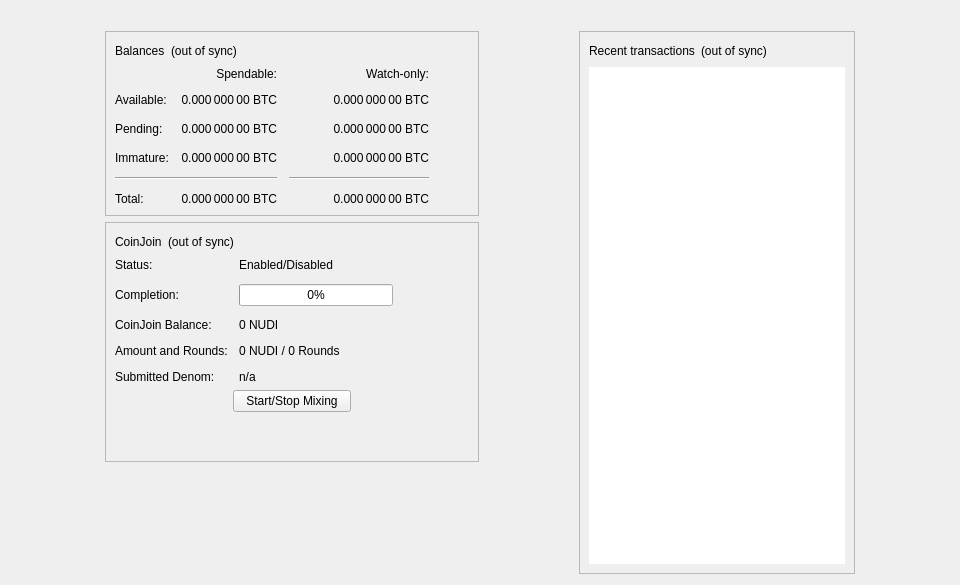
<?xml version="1.0" encoding="UTF-8"?>
<ui version="4.0">
 <class>OverviewPage</class>
 <widget class="QWidget" name="OverviewPage">
  <property name="geometry">
   <rect>
    <x>0</x>
    <y>0</y>
    <width>960</width>
    <height>585</height>
   </rect>
  </property>
  <property name="minimumSize">
   <size>
    <width>960</width>
    <height>0</height>
   </size>
  </property>
  <property name="windowTitle">
   <string>Form</string>
  </property>
  <layout class="QVBoxLayout" name="topLayout">
   <item>
    <widget class="QLabel" name="labelAlerts">
     <property name="visible">
      <bool>false</bool>
     </property>
     <property name="wordWrap">
      <bool>true</bool>
     </property>
     <property name="margin">
      <number>3</number>
     </property>
     <property name="textInteractionFlags">
      <set>Qt::TextSelectableByMouse</set>
     </property>
    </widget>
   </item>
   <item>
    <layout class="QHBoxLayout" name="horizontalLayout" stretch="1,0,1,0,1">
     <item>
      <spacer name="horizontalSpacerLeft">
       <property name="orientation">
        <enum>Qt::Horizontal</enum>
       </property>
       <property name="sizeType">
        <enum>QSizePolicy::Preferred</enum>
       </property>
       <property name="sizeHint" stdset="0">
        <size>
         <width>10</width>
         <height>20</height>
        </size>
       </property>
      </spacer>
     </item>
     <item>
      <layout class="QVBoxLayout" name="verticalLayout_2">
       <item>
        <widget class="QFrame" name="frame">
         <property name="frameShape">
          <enum>QFrame::StyledPanel</enum>
         </property>
         <property name="frameShadow">
          <enum>QFrame::Raised</enum>
         </property>
         <layout class="QVBoxLayout" name="verticalLayout_4">
          <item>
           <layout class="QHBoxLayout" name="horizontalLayout_4">
            <item>
             <widget class="QLabel" name="label_5">
              <property name="text">
               <string>Balances</string>
              </property>
             </widget>
            </item>
            <item>
             <widget class="QLabel" name="labelWalletStatus">
              <property name="toolTip">
               <string>The displayed information may be out of date. Your wallet automatically synchronizes with the Nudi network after a connection is established, but this process has not completed yet.</string>
              </property>
              <property name="text">
               <string notr="true">(out of sync)</string>
              </property>
              <property name="alignment">
               <set>Qt::AlignLeading|Qt::AlignLeft|Qt::AlignVCenter</set>
              </property>
             </widget>
            </item>
            <item>
             <spacer name="horizontalSpacer_3">
              <property name="orientation">
               <enum>Qt::Horizontal</enum>
              </property>
              <property name="sizeHint" stdset="0">
               <size>
                <width>40</width>
                <height>20</height>
               </size>
              </property>
             </spacer>
            </item>
           </layout>
          </item>
          <item>
           <layout class="QGridLayout" name="gridLayout">
            <property name="spacing">
             <number>12</number>
            </property>
            <item row="2" column="2">
             <widget class="QLabel" name="labelWatchPending">
              <property name="cursor">
               <cursorShape>IBeamCursor</cursorShape>
              </property>
              <property name="toolTip">
               <string>Unconfirmed transactions to watch-only addresses</string>
              </property>
              <property name="text">
               <string notr="true">0.000 000 00 BTC</string>
              </property>
              <property name="alignment">
               <set>Qt::AlignRight|Qt::AlignTrailing|Qt::AlignVCenter</set>
              </property>
              <property name="textInteractionFlags">
               <set>Qt::LinksAccessibleByMouse|Qt::TextSelectableByKeyboard|Qt::TextSelectableByMouse</set>
              </property>
             </widget>
            </item>
            <item row="2" column="1">
             <widget class="QLabel" name="labelUnconfirmed">
              <property name="cursor">
               <cursorShape>IBeamCursor</cursorShape>
              </property>
              <property name="toolTip">
               <string>Total of transactions that have yet to be confirmed, and do not yet count toward the spendable balance</string>
              </property>
              <property name="text">
               <string notr="true">0.000 000 00 BTC</string>
              </property>
              <property name="alignment">
               <set>Qt::AlignRight|Qt::AlignTrailing|Qt::AlignVCenter</set>
              </property>
              <property name="textInteractionFlags">
               <set>Qt::LinksAccessibleByMouse|Qt::TextSelectableByKeyboard|Qt::TextSelectableByMouse</set>
              </property>
             </widget>
            </item>
            <item row="3" column="2">
             <widget class="QLabel" name="labelWatchImmature">
              <property name="cursor">
               <cursorShape>IBeamCursor</cursorShape>
              </property>
              <property name="toolTip">
               <string>Mined balance in watch-only addresses that has not yet matured</string>
              </property>
              <property name="text">
               <string notr="true">0.000 000 00 BTC</string>
              </property>
              <property name="alignment">
               <set>Qt::AlignRight|Qt::AlignTrailing|Qt::AlignVCenter</set>
              </property>
              <property name="textInteractionFlags">
               <set>Qt::LinksAccessibleByMouse|Qt::TextSelectableByKeyboard|Qt::TextSelectableByMouse</set>
              </property>
             </widget>
            </item>
            <item row="4" column="0" colspan="2">
             <widget class="Line" name="lineSpendableBalance">
              <property name="orientation">
               <enum>Qt::Horizontal</enum>
              </property>
             </widget>
            </item>
            <item row="4" column="2">
             <widget class="Line" name="lineWatchBalance">
              <property name="sizePolicy">
               <sizepolicy hsizetype="Preferred" vsizetype="Fixed">
                <horstretch>0</horstretch>
                <verstretch>0</verstretch>
               </sizepolicy>
              </property>
              <property name="minimumSize">
               <size>
                <width>140</width>
                <height>0</height>
               </size>
              </property>
              <property name="orientation">
               <enum>Qt::Horizontal</enum>
              </property>
             </widget>
            </item>
            <item row="5" column="0">
             <widget class="QLabel" name="labelTotalText">
              <property name="text">
               <string>Total:</string>
              </property>
             </widget>
            </item>
            <item row="3" column="1">
             <widget class="QLabel" name="labelImmature">
              <property name="cursor">
               <cursorShape>IBeamCursor</cursorShape>
              </property>
              <property name="toolTip">
               <string>Mined balance that has not yet matured</string>
              </property>
              <property name="text">
               <string notr="true">0.000 000 00 BTC</string>
              </property>
              <property name="alignment">
               <set>Qt::AlignRight|Qt::AlignTrailing|Qt::AlignVCenter</set>
              </property>
              <property name="textInteractionFlags">
               <set>Qt::LinksAccessibleByMouse|Qt::TextSelectableByKeyboard|Qt::TextSelectableByMouse</set>
              </property>
             </widget>
            </item>
            <item row="2" column="3">
             <spacer name="horizontalSpacer_2">
              <property name="orientation">
               <enum>Qt::Horizontal</enum>
              </property>
              <property name="sizeHint" stdset="0">
               <size>
                <width>40</width>
                <height>20</height>
               </size>
              </property>
             </spacer>
            </item>
            <item row="3" column="0">
             <widget class="QLabel" name="labelImmatureText">
              <property name="text">
               <string>Immature:</string>
              </property>
             </widget>
            </item>
            <item row="5" column="1">
             <widget class="QLabel" name="labelTotal">
              <property name="cursor">
               <cursorShape>IBeamCursor</cursorShape>
              </property>
              <property name="toolTip">
               <string>Your current total balance</string>
              </property>
              <property name="text">
               <string notr="true">0.000 000 00 BTC</string>
              </property>
              <property name="alignment">
               <set>Qt::AlignRight|Qt::AlignTrailing|Qt::AlignVCenter</set>
              </property>
              <property name="textInteractionFlags">
               <set>Qt::LinksAccessibleByMouse|Qt::TextSelectableByKeyboard|Qt::TextSelectableByMouse</set>
              </property>
             </widget>
            </item>
            <item row="5" column="2">
             <widget class="QLabel" name="labelWatchTotal">
              <property name="cursor">
               <cursorShape>IBeamCursor</cursorShape>
              </property>
              <property name="toolTip">
               <string>Current total balance in watch-only addresses</string>
              </property>
              <property name="text">
               <string notr="true">0.000 000 00 BTC</string>
              </property>
              <property name="alignment">
               <set>Qt::AlignRight|Qt::AlignTrailing|Qt::AlignVCenter</set>
              </property>
              <property name="textInteractionFlags">
               <set>Qt::LinksAccessibleByMouse|Qt::TextSelectableByKeyboard|Qt::TextSelectableByMouse</set>
              </property>
             </widget>
            </item>
            <item row="0" column="2">
             <widget class="QLabel" name="labelWatchonly">
              <property name="text">
               <string>Watch-only:</string>
              </property>
              <property name="alignment">
               <set>Qt::AlignRight|Qt::AlignTrailing|Qt::AlignVCenter</set>
              </property>
             </widget>
            </item>
            <item row="1" column="0">
             <widget class="QLabel" name="labelBalanceText">
              <property name="text">
               <string>Available:</string>
              </property>
             </widget>
            </item>
            <item row="1" column="1">
             <widget class="QLabel" name="labelBalance">
              <property name="cursor">
               <cursorShape>IBeamCursor</cursorShape>
              </property>
              <property name="toolTip">
               <string>Your current spendable balance</string>
              </property>
              <property name="text">
               <string notr="true">0.000 000 00 BTC</string>
              </property>
              <property name="alignment">
               <set>Qt::AlignRight|Qt::AlignTrailing|Qt::AlignVCenter</set>
              </property>
              <property name="textInteractionFlags">
               <set>Qt::LinksAccessibleByMouse|Qt::TextSelectableByKeyboard|Qt::TextSelectableByMouse</set>
              </property>
             </widget>
            </item>
            <item row="1" column="2">
             <widget class="QLabel" name="labelWatchAvailable">
              <property name="cursor">
               <cursorShape>IBeamCursor</cursorShape>
              </property>
              <property name="toolTip">
               <string>Your current balance in watch-only addresses</string>
              </property>
              <property name="text">
               <string notr="true">0.000 000 00 BTC</string>
              </property>
              <property name="alignment">
               <set>Qt::AlignRight|Qt::AlignTrailing|Qt::AlignVCenter</set>
              </property>
              <property name="textInteractionFlags">
               <set>Qt::LinksAccessibleByMouse|Qt::TextSelectableByKeyboard|Qt::TextSelectableByMouse</set>
              </property>
             </widget>
            </item>
            <item row="2" column="0">
             <widget class="QLabel" name="labelPendingText">
              <property name="text">
               <string>Pending:</string>
              </property>
             </widget>
            </item>
            <item row="0" column="1">
             <widget class="QLabel" name="labelSpendable">
              <property name="text">
               <string>Spendable:</string>
              </property>
              <property name="alignment">
               <set>Qt::AlignRight|Qt::AlignTrailing|Qt::AlignVCenter</set>
              </property>
             </widget>
            </item>
           </layout>
          </item>
         </layout>
        </widget>
       </item>
       <item>
        <widget class="QFrame" name="frameCoinJoin">
         <property name="layoutDirection">
          <enum>Qt::LeftToRight</enum>
         </property>
         <property name="frameShape">
          <enum>QFrame::StyledPanel</enum>
         </property>
         <property name="frameShadow">
          <enum>QFrame::Raised</enum>
         </property>
         <layout class="QVBoxLayout" name="VerticalLayout_PS1">
          <item>
           <layout class="QHBoxLayout" name="horizontalLayout_5">
            <item>
             <widget class="QLabel" name="labelCoinJoinHeader">
              <property name="text">
               <string notr="true">CoinJoin</string>
              </property>
             </widget>
            </item>
            <item>
             <widget class="QLabel" name="labelCoinJoinSyncStatus">
              <property name="toolTip">
               <string>The displayed information may be out of date. Your wallet automatically synchronizes with the Nudi network after a connection is established, but this process has not completed yet.</string>
              </property>
              <property name="text">
               <string notr="true">(out of sync)</string>
              </property>
              <property name="alignment">
               <set>Qt::AlignLeading|Qt::AlignLeft|Qt::AlignVCenter</set>
              </property>
             </widget>
            </item>
            <item>
             <spacer name="horizontalSpacer_4">
              <property name="orientation">
               <enum>Qt::Horizontal</enum>
              </property>
              <property name="sizeHint" stdset="0">
               <size>
                <width>40</width>
                <height>20</height>
               </size>
              </property>
             </spacer>
            </item>
           </layout>
          </item>
          <item>
           <layout class="QFormLayout" name="coinJoinFormLayout">
            <property name="fieldGrowthPolicy">
             <enum>QFormLayout::AllNonFixedFieldsGrow</enum>
            </property>
            <property name="horizontalSpacing">
             <number>11</number>
            </property>
            <property name="verticalSpacing">
             <number>12</number>
            </property>
            <item row="0" column="0">
             <widget class="QLabel" name="labelCoinJoinEnabledText">
              <property name="text">
               <string>Status:</string>
              </property>
             </widget>
            </item>
            <item row="0" column="1">
             <widget class="QLabel" name="labelCoinJoinEnabled">
              <property name="text">
               <string>Enabled/Disabled</string>
              </property>
             </widget>
            </item>
            <item row="1" column="0">
             <widget class="QLabel" name="labelCompletitionText">
              <property name="text">
               <string>Completion:</string>
              </property>
             </widget>
            </item>
            <item row="1" column="1">
             <widget class="QProgressBar" name="coinJoinProgress">
              <property name="maximumSize">
               <size>
                <width>154</width>
                <height>16777215</height>
               </size>
              </property>
              <property name="value">
               <number>0</number>
              </property>
             </widget>
            </item>
            <item row="2" column="0">
             <widget class="QLabel" name="labelAnonymizedText">
              <property name="text">
               <string notr="true">CoinJoin Balance:</string>
              </property>
             </widget>
            </item>
            <item row="2" column="1">
             <widget class="QLabel" name="labelAnonymized">
              <property name="text">
               <string notr="true">0 NUDI</string>
              </property>
             </widget>
            </item>
            <item row="3" column="0">
             <widget class="QLabel" name="labelAmountAndRoundsText">
              <property name="text">
               <string>Amount and Rounds:</string>
              </property>
             </widget>
            </item>
            <item row="3" column="1">
             <widget class="QLabel" name="labelAmountRounds">
              <property name="text">
               <string notr="true">0 NUDI / 0 Rounds</string>
              </property>
             </widget>
            </item>
            <item row="4" column="0">
             <widget class="QLabel" name="labelSubmittedDenomText">
              <property name="text">
               <string>Submitted Denom:</string>
              </property>
             </widget>
            </item>
            <item row="4" column="1">
             <widget class="QLabel" name="labelSubmittedDenom">
              <property name="toolTip">
               <string>The denominations you submitted to the Smartnode.&lt;br&gt;To mix, other users must submit the exact same denominations.</string>
              </property>
              <property name="text">
               <string>n/a</string>
              </property>
              <property name="wordWrap">
               <bool>true</bool>
              </property>
             </widget>
            </item>
           </layout>
          </item>
          <item>
           <layout class="QVBoxLayout" name="VerticalLayout_PS">
            <item>
             <layout class="QHBoxLayout" name="horizontalLayout_3">
              <property name="topMargin">
               <number>0</number>
              </property>
              <item>
               <spacer name="horizontalSpacer_5">
                <property name="orientation">
                 <enum>Qt::Horizontal</enum>
                </property>
                <property name="sizeHint" stdset="0">
                 <size>
                  <width>40</width>
                  <height>20</height>
                 </size>
                </property>
               </spacer>
              </item>
              <item>
               <widget class="QPushButton" name="toggleCoinJoin">
                <property name="sizePolicy">
                 <sizepolicy hsizetype="MinimumExpanding" vsizetype="Fixed">
                  <horstretch>0</horstretch>
                  <verstretch>0</verstretch>
                 </sizepolicy>
                </property>
                <property name="text">
                 <string>Start/Stop Mixing</string>
                </property>
               </widget>
              </item>
              <item>
               <spacer name="horizontalSpacer_6">
                <property name="orientation">
                 <enum>Qt::Horizontal</enum>
                </property>
                <property name="sizeHint" stdset="0">
                 <size>
                  <width>40</width>
                  <height>20</height>
                 </size>
                </property>
               </spacer>
              </item>
             </layout>
            </item>
            <item>
             <spacer name="verticalSpacer_3">
              <property name="orientation">
               <enum>Qt::Vertical</enum>
              </property>
              <property name="sizeHint" stdset="0">
               <size>
                <width>20</width>
                <height>40</height>
               </size>
              </property>
             </spacer>
            </item>
           </layout>
          </item>
         </layout>
        </widget>
       </item>
       <item>
        <spacer name="verticalSpacer">
         <property name="orientation">
          <enum>Qt::Vertical</enum>
         </property>
         <property name="sizeHint" stdset="0">
          <size>
           <width>20</width>
           <height>40</height>
          </size>
         </property>
        </spacer>
       </item>
      </layout>
     </item>
     <item>
      <spacer name="horizontalSpacerCenter">
       <property name="orientation">
        <enum>Qt::Horizontal</enum>
       </property>
       <property name="sizeHint" stdset="0">
        <size>
         <width>10</width>
         <height>20</height>
        </size>
       </property>
      </spacer>
     </item>
     <item>
      <layout class="QVBoxLayout" name="verticalLayout_3">
       <item>
        <widget class="QFrame" name="frame_2">
         <property name="frameShape">
          <enum>QFrame::StyledPanel</enum>
         </property>
         <property name="frameShadow">
          <enum>QFrame::Raised</enum>
         </property>
         <layout class="QVBoxLayout" name="verticalLayout">
          <item>
           <layout class="QHBoxLayout" name="horizontalLayout_2">
            <item>
             <widget class="QLabel" name="label_4">
              <property name="text">
               <string>Recent transactions</string>
              </property>
             </widget>
            </item>
            <item>
             <widget class="QLabel" name="labelTransactionsStatus">
              <property name="toolTip">
               <string>The displayed information may be out of date. Your wallet automatically synchronizes with the Nudi network after a connection is established, but this process has not completed yet.</string>
              </property>
              <property name="text">
               <string notr="true">(out of sync)</string>
              </property>
              <property name="alignment">
               <set>Qt::AlignLeading|Qt::AlignLeft|Qt::AlignVCenter</set>
              </property>
             </widget>
            </item>
            <item>
             <spacer name="horizontalSpacer">
              <property name="orientation">
               <enum>Qt::Horizontal</enum>
              </property>
              <property name="sizeHint" stdset="0">
               <size>
                <width>40</width>
                <height>20</height>
               </size>
              </property>
             </spacer>
            </item>
           </layout>
          </item>
          <item>
           <widget class="QListView" name="listTransactions">
            <property name="frameShape">
             <enum>QFrame::NoFrame</enum>
            </property>
            <property name="verticalScrollBarPolicy">
             <enum>Qt::ScrollBarAlwaysOff</enum>
            </property>
            <property name="horizontalScrollBarPolicy">
             <enum>Qt::ScrollBarAlwaysOff</enum>
            </property>
            <property name="selectionMode">
             <enum>QAbstractItemView::NoSelection</enum>
            </property>
           </widget>
          </item>
         </layout>
        </widget>
       </item>
      </layout>
     </item>
     <item>
      <spacer name="horizontalSpacerRight">
       <property name="orientation">
        <enum>Qt::Horizontal</enum>
       </property>
       <property name="sizeType">
        <enum>QSizePolicy::Preferred</enum>
       </property>
       <property name="sizeHint" stdset="0">
        <size>
         <width>10</width>
         <height>20</height>
        </size>
       </property>
      </spacer>
     </item>
    </layout>
   </item>
  </layout>
 </widget>
 <resources/>
 <connections/>
</ui>
